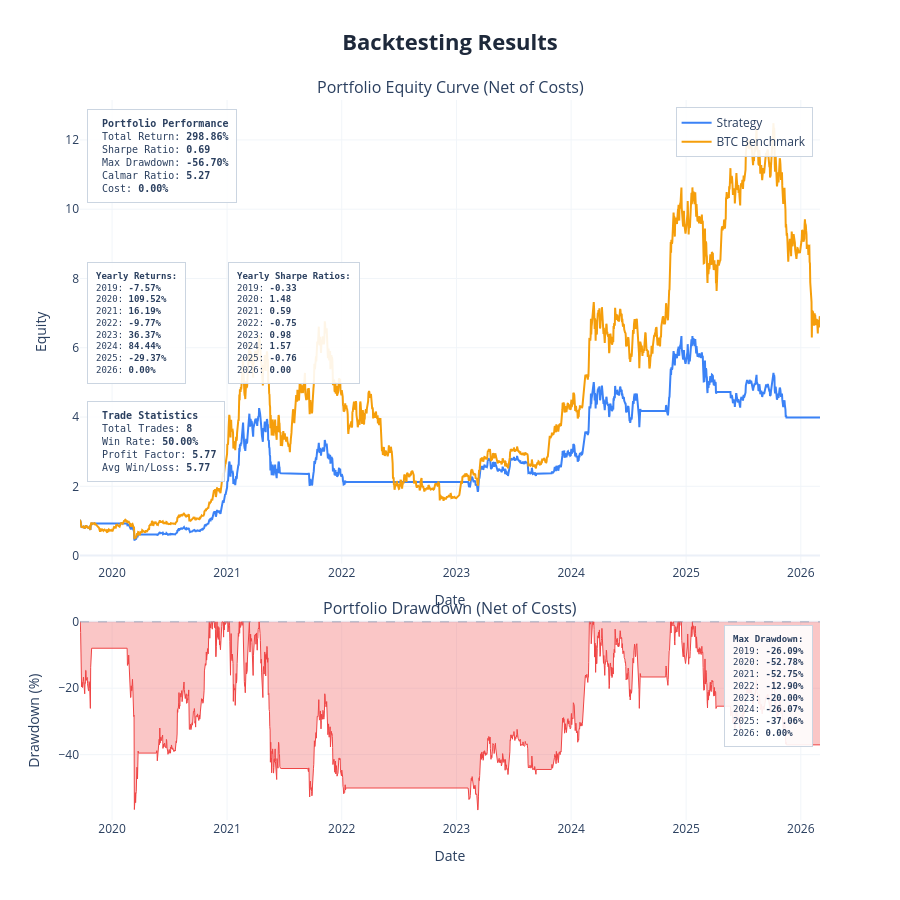

The notebook cell this image was saved under:
### Markdown cell above
---
## Backtest

| Parameter | Options | Default |
|---|---|---|
| `cost` | Cost per trade as decimal — `0.001` = 0.1% | `0.0` |
| `show_plot` | `True` / `False` | `True` |
| `save_html` | Filename string or `None` | `None` |
| `show_trades` | Overlay entry/exit markers on price chart | `False` |
| `benchmark_data` | DataFrame with `Close` column for buy & hold comparison | same asset |

### Code cell
results = backtest(
    data           = strategy_df,
    cost           = 0.0,
    show_plot      = True,
    save_html      = None,
    show_trades    = False,
    benchmark_data = None
)

print(f"Return        {results['total_return']*100:>8.2f}%")
print(f"Sharpe        {results['sharpe_ratio']:>8.2f}")
print(f"Max Drawdown  {results['max_drawdown']*100:>8.2f}%")
print(f"Profit Factor {results['profit_factor']:>8.2f}")
print(f"Win Rate      {results['win_rate']*100:>8.2f}%")
print(f"# Trades      {results['num_trades']:>8}")

### Figure 1 — Plotly figure (JSON) as saved in the notebook; plotly's stock layout.template omitted (floating-point values rounded to 4 significant figures; data arrays with more than 128 entries replaced by an {"elided": "..."} marker saying what was removed)
{"data": [{"hovertemplate": "<b>Strategy</b><br>Date: %{x}<br>Equity: %{y:.4f}<extra></extra>", "line": {"color": "#3b82f6", "width": 2}, "mode": "lines", "name": "Strategy", "type": "scatter", "x": {"elided": "2356 str values"}, "xaxis": "x", "y": {"elided": "2356 float values"}, "yaxis": "y"}, {"hovertemplate": "<b>BTC Benchmark</b><br>Date: %{x}<br>Equity: %{y:.4f}<extra></extra>", "line": {"color": "#f59e0b", "width": 2}, "mode": "lines", "name": "BTC Benchmark", "type": "scatter", "x": {"elided": "2356 str values"}, "xaxis": "x", "y": {"elided": "2356 float values"}, "yaxis": "y"}, {"fill": "tozeroy", "fillcolor": "rgba(239, 68, 68, 0.3)", "hovertemplate": "<b>Drawdown</b><br>Date: %{x}<br>Drawdown: %{y:.2f}%<extra></extra>", "line": {"color": "#ef4444", "width": 1}, "mode": "lines", "name": "Drawdown", "showlegend": false, "type": "scatter", "x": {"elided": "2356 str values"}, "xaxis": "x2", "y": {"elided": "2356 float values"}, "yaxis": "y2"}], "layout": {"annotations": [{"font": {"size": 16}, "showarrow": false, "text": "Portfolio Equity Curve (Net of Costs)", "x": 0.5, "xanchor": "center", "xref": "paper", "y": 1, "yanchor": "bottom", "yref": "paper"}, {"font": {"size": 16}, "showarrow": false, "text": "Portfolio Drawdown (Net of Costs)", "x": 0.5, "xanchor": "center", "xref": "paper", "y": 0.276, "yanchor": "bottom", "yref": "paper"}, {"align": "left", "bgcolor": "rgba(255, 255, 255, 0.9)", "bordercolor": "#cbd5e1", "borderpad": 8, "borderwidth": 1, "font": {"family": "monospace", "size": 10}, "showarrow": false, "text": "\n<b>Portfolio Performance</b><br>\nTotal Return: <b>298.86%</b><br>\nSharpe Ratio: <b>0.69</b><br>\nMax Drawdown: <b>-56.70%</b><br>\nCalmar Ratio: <b>5.27</b><br>\nCost: <b>0.00%</b>\n", "x": 0.01, "xanchor": "left", "xref": "x domain", "y": 0.98, "yanchor": "top", "yref": "y domain"}, {"align": "left", "bgcolor": "rgba(255, 255, 255, 0.9)", "bordercolor": "#cbd5e1", "borderpad": 8, "borderwidth": 1, "font": {"family": "monospace", "size": 9}, "showarrow": false, "text": "<b>Yearly Returns:</b><br>2019: <b>-7.57%</b><br>2020: <b>109.52%</b><br>2021: <b>16.19%</b><br>2022: <b>-9.77%</b><br>2023: <b>36.37%</b><br>2024: <b>84.44%</b><br>2025: <b>-29.37%</b><br>2026: <b>0.00%</b><br>", "x": 0.01, "xanchor": "left", "xref": "x domain", "y": 0.65, "yanchor": "top", "yref": "y domain"}, {"align": "left", "bgcolor": "rgba(255, 255, 255, 0.9)", "bordercolor": "#cbd5e1", "borderpad": 8, "borderwidth": 1, "font": {"family": "monospace", "size": 9}, "showarrow": false, "text": "<b>Yearly Sharpe Ratios:</b><br>2019: <b>-0.33</b><br>2020: <b>1.48</b><br>2021: <b>0.59</b><br>2022: <b>-0.75</b><br>2023: <b>0.98</b><br>2024: <b>1.57</b><br>2025: <b>-0.76</b><br>2026: <b>0.00</b><br>", "x": 0.2, "xanchor": "left", "xref": "x domain", "y": 0.65, "yanchor": "top", "yref": "y domain"}, {"align": "left", "bgcolor": "rgba(255, 255, 255, 0.9)", "bordercolor": "#cbd5e1", "borderpad": 8, "borderwidth": 1, "font": {"family": "monospace", "size": 10}, "showarrow": false, "text": "\n<b>Trade Statistics</b><br>\nTotal Trades: <b>8</b><br>\nWin Rate: <b>50.00%</b><br>\nProfit Factor: <b>5.77</b><br>\nAvg Win/Loss: <b>5.77</b>\n", "x": 0.01, "xanchor": "left", "xref": "x domain", "y": 0.35, "yanchor": "top", "yref": "y domain"}, {"align": "left", "bgcolor": "rgba(255, 255, 255, 0.9)", "bordercolor": "#cbd5e1", "borderpad": 8, "borderwidth": 1, "font": {"family": "monospace", "size": 9}, "showarrow": false, "text": "<b>Max Drawdown:</b><br>2019: <b>-26.09%</b><br>2020: <b>-52.78%</b><br>2021: <b>-52.75%</b><br>2022: <b>-12.90%</b><br>2023: <b>-20.00%</b><br>2024: <b>-26.07%</b><br>2025: <b>-37.06%</b><br>2026: <b>0.00%</b><br>", "x": 0.99, "xanchor": "right", "xref": "x2 domain", "y": 0.98, "yanchor": "top", "yref": "y2 domain"}], "height": 900, "hovermode": "x unified", "legend": {"bgcolor": "rgba(255,255,255,0.9)", "bordercolor": "#cbd5e1", "borderwidth": 1, "x": 0.99, "xanchor": "right", "y": 0.99, "yanchor": "top"}, "shapes": [{"line": {"color": "#94a3b8", "dash": "dash", "width": 1}, "type": "line", "x0": 0, "x1": 1, "xref": "x2 domain", "y0": 0, "y1": 0, "yref": "y2"}], "showlegend": true, "title": {"font": {"color": "#1E293B", "size": 22}, "text": "<b>Backtesting Results</b>", "x": 0.5, "xanchor": "center"}, "xaxis": {"anchor": "y", "domain": [0, 1], "gridcolor": "#f1f5f9", "gridwidth": 1, "showgrid": true, "title": {"text": "Date"}}, "xaxis2": {"anchor": "y2", "domain": [0, 1], "gridcolor": "#f1f5f9", "gridwidth": 1, "showgrid": true, "title": {"text": "Date"}}, "yaxis": {"anchor": "x", "domain": [0.356, 1], "gridcolor": "#f1f5f9", "gridwidth": 1, "showgrid": true, "title": {"text": "Equity"}}, "yaxis2": {"anchor": "x2", "domain": [0, 0.276], "gridcolor": "#f1f5f9", "gridwidth": 1, "showgrid": true, "title": {"text": "Drawdown (%)"}}}}
